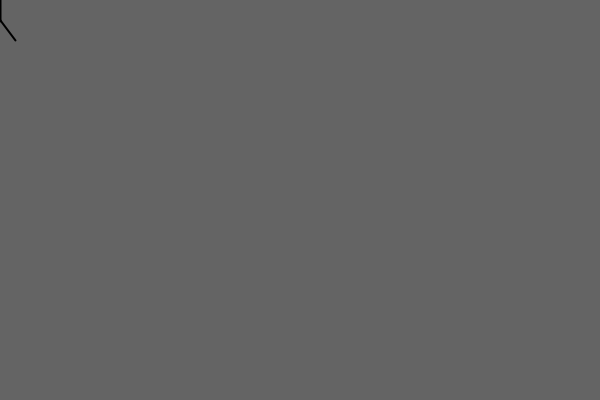
Frame 1 (no input)
Frame 60 (the mouse pressed at the canvas centre just before this capture): identical to frame 1, image omitted
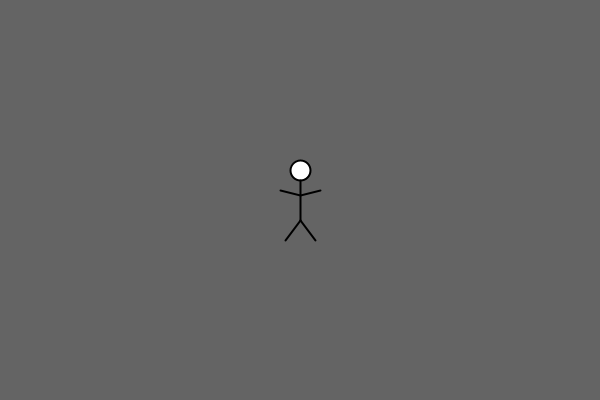
Frame 120 (the mouse held since frame 60 and released just before this capture)

The Processing sketch that drew these frames (run headless with seeded random() and noise(); from frame 60 on, the mouse is pressed at the canvas centre):

// Processing sketch: processing_160677
// ── processing_160677.pde

void setup(){
  size(600,400);
}

void draw(){
 background (100); 
  stickman(mouseX, mouseY);


}
void stickman(int x, int y){
  fill(255);
  ellipse(x, y - 30, 20,20);
  strokeWeight(2);
  line(x,y-20,x,y+20);
  line(x,y+20, x+15, y+ 40);
  line(x, y+20, x-15, y+40);
  line(x, y-5, x+20, y-10);
  line(x, y-5, x-20, y-10);
}
